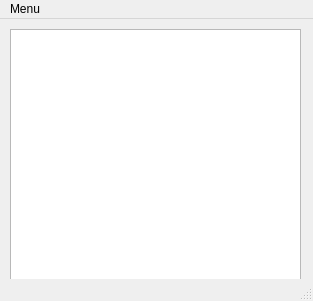
<?xml version="1.0" encoding="UTF-8"?>
<ui version="4.0">
 <class>chatServer</class>
 <widget class="QMainWindow" name="chatServer">
  <property name="geometry">
   <rect>
    <x>0</x>
    <y>0</y>
    <width>313</width>
    <height>301</height>
   </rect>
  </property>
  <property name="windowTitle">
   <string>chatServer</string>
  </property>
  <widget class="QWidget" name="centralWidget">
   <widget class="QTextEdit" name="logBox">
    <property name="geometry">
     <rect>
      <x>10</x>
      <y>10</y>
      <width>291</width>
      <height>251</height>
     </rect>
    </property>
    <property name="readOnly">
     <bool>true</bool>
    </property>
   </widget>
  </widget>
  <widget class="QMenuBar" name="menuBar">
   <property name="geometry">
    <rect>
     <x>0</x>
     <y>0</y>
     <width>313</width>
     <height>18</height>
    </rect>
   </property>
   <widget class="QMenu" name="menuAbout">
    <property name="title">
     <string>Menu</string>
    </property>
    <addaction name="actionClear"/>
    <addaction name="separator"/>
    <addaction name="actionAbout"/>
   </widget>
   <addaction name="menuAbout"/>
  </widget>
  <widget class="QStatusBar" name="statusBar"/>
  <action name="actionAbout">
   <property name="text">
    <string>About</string>
   </property>
  </action>
  <action name="actionClear">
   <property name="text">
    <string>Clear</string>
   </property>
  </action>
 </widget>
 <layoutdefault spacing="6" margin="11"/>
 <resources/>
 <connections/>
</ui>
